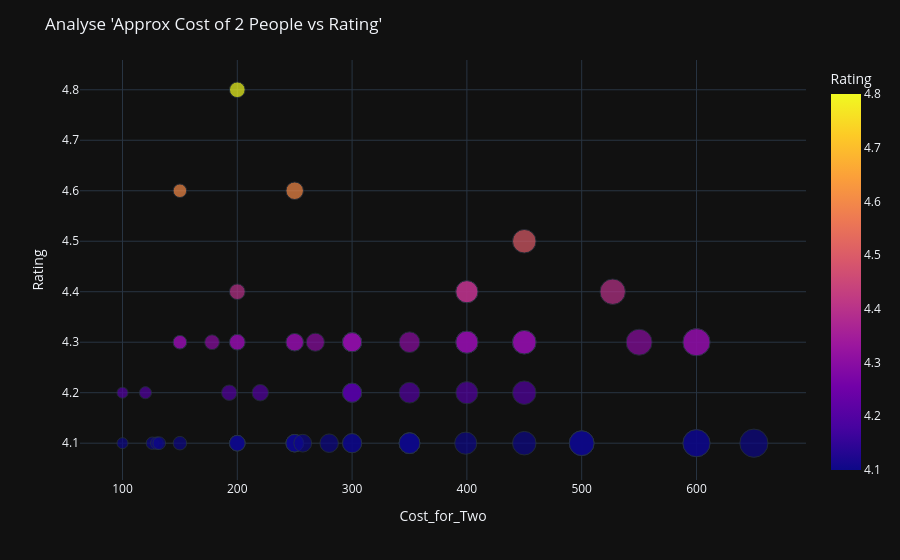

The notebook cell saved with this chart:
### Code cell
fig = px.scatter(
    df_Highest_Rated_Restaurants,
    x=df_Highest_Rated_Restaurants["Cost_for_Two"],
    y=df_Highest_Rated_Restaurants["Rating"],
    color=df_Highest_Rated_Restaurants["Rating"],
    size=df_Highest_Rated_Restaurants["Cost_for_Two"],
    labels={
        "x": "Approx. Cost_for_Two",
        "y": "Rating",
        "color": "Rating_Indicator"
    }
)

fig.update_layout(
    template="plotly_dark",
    title="Analyse 'Approx Cost of 2 People vs Rating'"
)

fig.show()

### Figure 1 — Plotly figure (JSON) as saved in the notebook; plotly's stock layout.template omitted (floating-point values rounded to 4 significant figures)
{"data": [{"hovertemplate": "Cost_for_Two=%{marker.size}<br>Rating=%{marker.color}<extra></extra>", "legendgroup": "", "marker": {"color": [4.3, 4.4, 4.1, 4.4, 4.1, 4.2, 4.1, 4.1, 4.1, 4.3, 4.3, 4.2, 4.1, 4.1, 4.2, 4.1, 4.3, 4.1, 4.3, 4.1, 4.1, 4.1, 4.2, 4.3, 4.3, 4.1, 4.1, 4.3, 4.3, 4.3, 4.1, 4.3, 4.1, 4.4, 4.1, 4.1, 4.1, 4.1, 4.3, 4.3, 4.1, 4.1, 4.3, 4.2, 4.3, 4.3, 4.2, 4.3, 4.8, 4.2, 4.5, 4.1, 4.6, 4.3, 4.1, 4.3, 4.1, 4.3, 4.3, 4.1, 4.1, 4.6, 4.2, 4.1, 4.1, 4.3, 4.4, 4.1, 4.2, 4.3, 4.2], "coloraxis": "coloraxis", "size": [150, 400, 126, 400, 450, 350, 200, 350, 500, 550, 450, 450, 150, 200, 300, 350, 300, 300, 150, 250, 250, 350, 300, 268, 600, 600, 250, 300, 300, 450, 250, 250, 200, 527, 300, 130, 257, 200, 400, 200, 280, 399, 400, 220, 600, 300, 300, 300, 200, 100, 450, 350, 150, 450, 350, 178, 100, 400, 250, 500, 500, 250, 120, 650, 132, 350, 200, 600, 193, 200, 400], "sizemode": "area", "sizeref": 1.625, "symbol": "circle"}, "mode": "markers", "name": "", "orientation": "v", "showlegend": false, "type": "scatter", "x": [150, 400, 126, 400, 450, 350, 200, 350, 500, 550, 450, 450, 150, 200, 300, 350, 300, 300, 150, 250, 250, 350, 300, 268, 600, 600, 250, 300, 300, 450, 250, 250, 200, 527, 300, 130, 257, 200, 400, 200, 280, 399, 400, 220, 600, 300, 300, 300, 200, 100, 450, 350, 150, 450, 350, 178, 100, 400, 250, 500, 500, 250, 120, 650, 132, 350, 200, 600, 193, 200, 400], "xaxis": "x", "y": [4.3, 4.4, 4.1, 4.4, 4.1, 4.2, 4.1, 4.1, 4.1, 4.3, 4.3, 4.2, 4.1, 4.1, 4.2, 4.1, 4.3, 4.1, 4.3, 4.1, 4.1, 4.1, 4.2, 4.3, 4.3, 4.1, 4.1, 4.3, 4.3, 4.3, 4.1, 4.3, 4.1, 4.4, 4.1, 4.1, 4.1, 4.1, 4.3, 4.3, 4.1, 4.1, 4.3, 4.2, 4.3, 4.3, 4.2, 4.3, 4.8, 4.2, 4.5, 4.1, 4.6, 4.3, 4.1, 4.3, 4.1, 4.3, 4.3, 4.1, 4.1, 4.6, 4.2, 4.1, 4.1, 4.3, 4.4, 4.1, 4.2, 4.3, 4.2], "yaxis": "y"}], "layout": {"coloraxis": {"colorbar": {"title": {"text": "Rating"}}, "colorscale": [[0, "#0d0887"], [0.1111, "#46039f"], [0.2222, "#7201a8"], [0.3333, "#9c179e"], [0.4444, "#bd3786"], [0.5556, "#d8576b"], [0.6667, "#ed7953"], [0.7778, "#fb9f3a"], [0.8889, "#fdca26"], [1, "#f0f921"]]}, "legend": {"itemsizing": "constant", "tracegroupgap": 0}, "margin": {"t": 60}, "title": {"text": "Analyse 'Approx Cost of 2 People vs Rating'"}, "xaxis": {"anchor": "y", "domain": [0, 1], "title": {"text": "Cost_for_Two"}}, "yaxis": {"anchor": "x", "domain": [0, 1], "title": {"text": "Rating"}}}}
